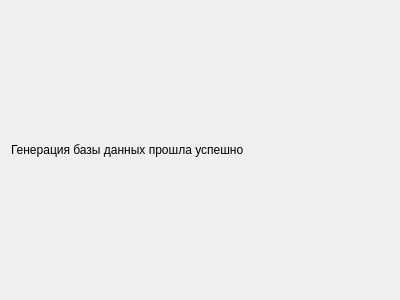
<?xml version="1.0" encoding="UTF-8"?>
<ui version="4.0">
 <class>RandomWindow</class>
 <widget class="QDialog" name="RandomWindow">
  <property name="geometry">
   <rect>
    <x>0</x>
    <y>0</y>
    <width>400</width>
    <height>300</height>
   </rect>
  </property>
  <property name="windowTitle">
   <string>RandomWindow</string>
  </property>
  <layout class="QVBoxLayout" name="verticalLayout">
   <item>
    <widget class="QLabel" name="label">
     <property name="text">
      <string>Генерация базы данных прошла успешно</string>
     </property>
    </widget>
   </item>
  </layout>
 </widget>
 <layoutdefault spacing="6" margin="11"/>
 <resources/>
 <connections/>
</ui>
